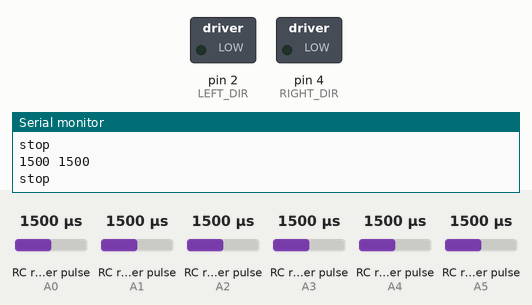
Bench run of a sketch on a simulated Arduino Uno, built with avr-gcc and run on an emulated ATmega328P. Parts: switched loads named in the sketch (green lamp = pin HIGH), the last lines printed to the serial monitor. Wiring (inferred from the names in the program): 6 × RC receiver channel: data A0 / data A1 / data A2 / data A3 / data A4 / data A5. The inputs (shaded band) are chosen by the test bench; at power-on: RC receiver pulse (sensors on A0, A1, A2, A3, A4, A5) 1500 µs. Pins used as bus, display or sensor lines are not drawn.

Above: at 1.2 s.
1.3 s: RC receiver pulse (sensor on A0) set to 1413 µs
2.8 s: RC receiver pulse (sensor on A0) set to 1391 µs
At 4.1 s:
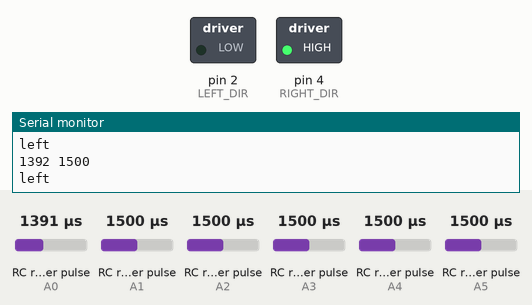
4.4 s: RC receiver pulse (sensor on A1) set to 1537 µs
5.9 s: RC receiver pulse (sensor on A1) set to 1564 µs
At 7.0 s:
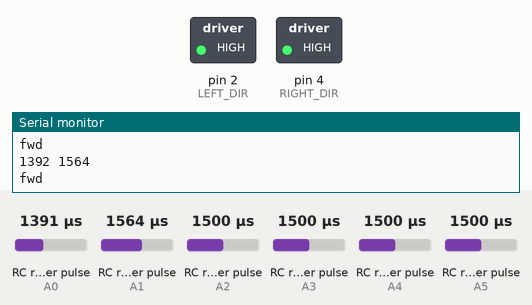
7.4 s: RC receiver pulse (sensor on A1) set to 1020 µs
At 8.4 s:
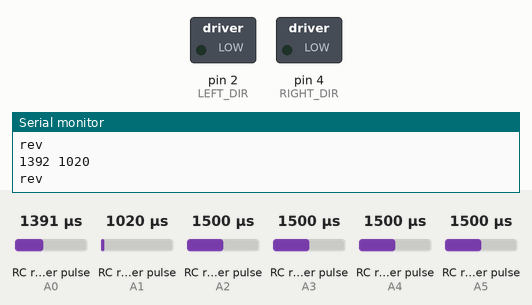
8.9 s: RC receiver pulse (sensor on A1) set to 1334 µs
10.4 s: RC receiver pulse (sensor on A1) set to 1367 µs
At 11.2 s:
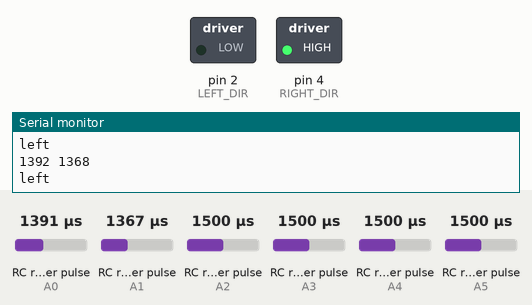
Timing chart, 0 to 12.9 s (numbered marks = the images above; inputs shaded):
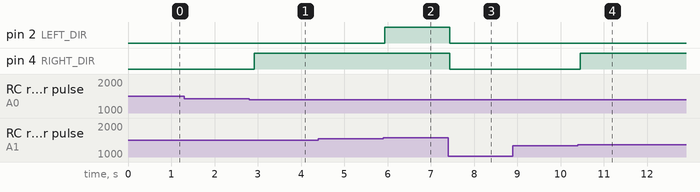

Measured:
- the behaviour switches between 1402 and 1401 µs on RC receiver pulse (sensor on A0) (found by bisection; images 0 and 1)
- the behaviour switches between 1549 and 1550 µs on RC receiver pulse (sensor on A1) (found by bisection; images 1 and 2)
- the behaviour switches between 1349 and 1350 µs on RC receiver pulse (sensor on A1) (found by bisection; images 3 and 4)
- after the input at 2.8 s, pin 4 (RIGHT_DIR): LOW → HIGH after 0.12 s
- after the input at 5.9 s, pin 2 (LEFT_DIR): LOW → HIGH at once
- after the input at 7.4 s, pin 2 (LEFT_DIR), pin 4 (RIGHT_DIR): HIGH → LOW at once
- after the input at 10.4 s, pin 4 (RIGHT_DIR): LOW → HIGH after 0.06 s

The sketch:

Relay_and_4_dc_motors_with_receiver.ino
```cpp
#include <EnableInterrupt.h>

constexpr int LEFT_DIR = 2;
constexpr int LEFT_POWER = 3;
constexpr int RIGHT_DIR = 4;
constexpr int RIGHT_POWER = 5;

#define SERIAL_PORT_SPEED 9600
#define RC_NUM_CHANNELS 6

#define RC_CH1 0
#define RC_CH2 1
#define RC_CH3 2
#define RC_CH4 3
#define RC_CH5 4
#define RC_CH6 5

#define RC_CH1_INPUT A0
#define RC_CH2_INPUT A1
#define RC_CH3_INPUT A2
#define RC_CH4_INPUT A3
#define RC_CH5_INPUT A4
#define RC_CH6_INPUT A5

/*
    R1 --- R2
    |       |
    |       |
    |       |
    R1 --- R4
*/

int rc_values[RC_NUM_CHANNELS];
int rc_start[RC_NUM_CHANNELS];
volatile int rc_shared[RC_NUM_CHANNELS];

constexpr int RC_CH1_MEAN = 1500;
constexpr int RC_CH2_MEAN = 1450;

void fwd()
{
  Serial.println("fwd");
    digitalWrite(LEFT_DIR, HIGH);
    digitalWrite(LEFT_POWER, HIGH);
    digitalWrite(RIGHT_DIR, HIGH);
    digitalWrite(RIGHT_POWER, HIGH);
}

void rev()
{
    Serial.println("rev");
    digitalWrite(LEFT_DIR, LOW);
    digitalWrite(LEFT_POWER, HIGH);
    digitalWrite(RIGHT_DIR, LOW);
    digitalWrite(RIGHT_POWER, HIGH);
}

void left()
{
     Serial.println("left");
    digitalWrite(LEFT_DIR, LOW);
    digitalWrite(LEFT_POWER, LOW);
    digitalWrite(RIGHT_DIR, HIGH);
    digitalWrite(RIGHT_POWER, HIGH);
}

void right()
{
     Serial.println("right");
    digitalWrite(LEFT_DIR, HIGH);
    digitalWrite(LEFT_POWER, HIGH);
    digitalWrite(RIGHT_DIR, LOW);
    digitalWrite(RIGHT_POWER, LOW);
}

void stop()
{
     Serial.println("stop");
    digitalWrite(LEFT_POWER, LOW);
    digitalWrite(RIGHT_POWER, LOW);
}

void setup()
{
    pinMode(LEFT_DIR, OUTPUT);
    pinMode(LEFT_POWER, OUTPUT);
    pinMode(RIGHT_DIR, OUTPUT);
    pinMode(RIGHT_POWER, OUTPUT);

    pinMode(RC_CH1_INPUT, INPUT);
    pinMode(RC_CH2_INPUT, INPUT);
    pinMode(RC_CH3_INPUT, INPUT);
    pinMode(RC_CH4_INPUT, INPUT);
    pinMode(RC_CH5_INPUT, INPUT);
    pinMode(RC_CH6_INPUT, INPUT);

    enableInterrupt(RC_CH1_INPUT, calc_ch1, CHANGE);
    enableInterrupt(RC_CH2_INPUT, calc_ch2, CHANGE);
    enableInterrupt(RC_CH3_INPUT, calc_ch3, CHANGE);
    enableInterrupt(RC_CH4_INPUT, calc_ch4, CHANGE);
    enableInterrupt(RC_CH5_INPUT, calc_ch5, CHANGE);
    enableInterrupt(RC_CH6_INPUT, calc_ch6, CHANGE);

    Serial.begin(9600);
}

void calc_input(uint8_t channel, uint8_t input_pin)
{
    if (digitalRead(input_pin) == HIGH)
    {
        rc_start[channel] = micros();
    }
    else
    {

        int rc_compare = (int)(micros() - rc_start[channel]);
        rc_shared[channel] = rc_compare;
    }
}

void rc_read_values()
{
    noInterrupts();
    memcpy(rc_values, (const void *)rc_shared, sizeof(rc_shared));
    interrupts();
}

void calc_ch1() { calc_input(RC_CH1, RC_CH1_INPUT); }
void calc_ch2() { calc_input(RC_CH2, RC_CH2_INPUT); }
void calc_ch3() { calc_input(RC_CH3, RC_CH3_INPUT); }
void calc_ch4() { calc_input(RC_CH4, RC_CH4_INPUT); }
void calc_ch5() { calc_input(RC_CH5, RC_CH5_INPUT); }
void calc_ch6() { calc_input(RC_CH6, RC_CH6_INPUT); }

void loop()
{

    rc_read_values();
    Serial.print(rc_values[RC_CH1]);
    Serial.print(" ");
    Serial.print(rc_values[RC_CH2]);
    Serial.println(" ");
//     stop();
//    return ;

    if (abs(rc_values[RC_CH2] - RC_CH2_MEAN) >= 100)
    {

        if (rc_values[RC_CH2] > RC_CH2_MEAN)
            fwd();
        else
            rev();
    }

    else if (abs(rc_values[RC_CH1] - RC_CH1_MEAN) >= 100)
    {
        if (rc_values[RC_CH1] > RC_CH1_MEAN)
            right();
        else
            left();
    }

    else
        stop();

    delay(100);
}
```
